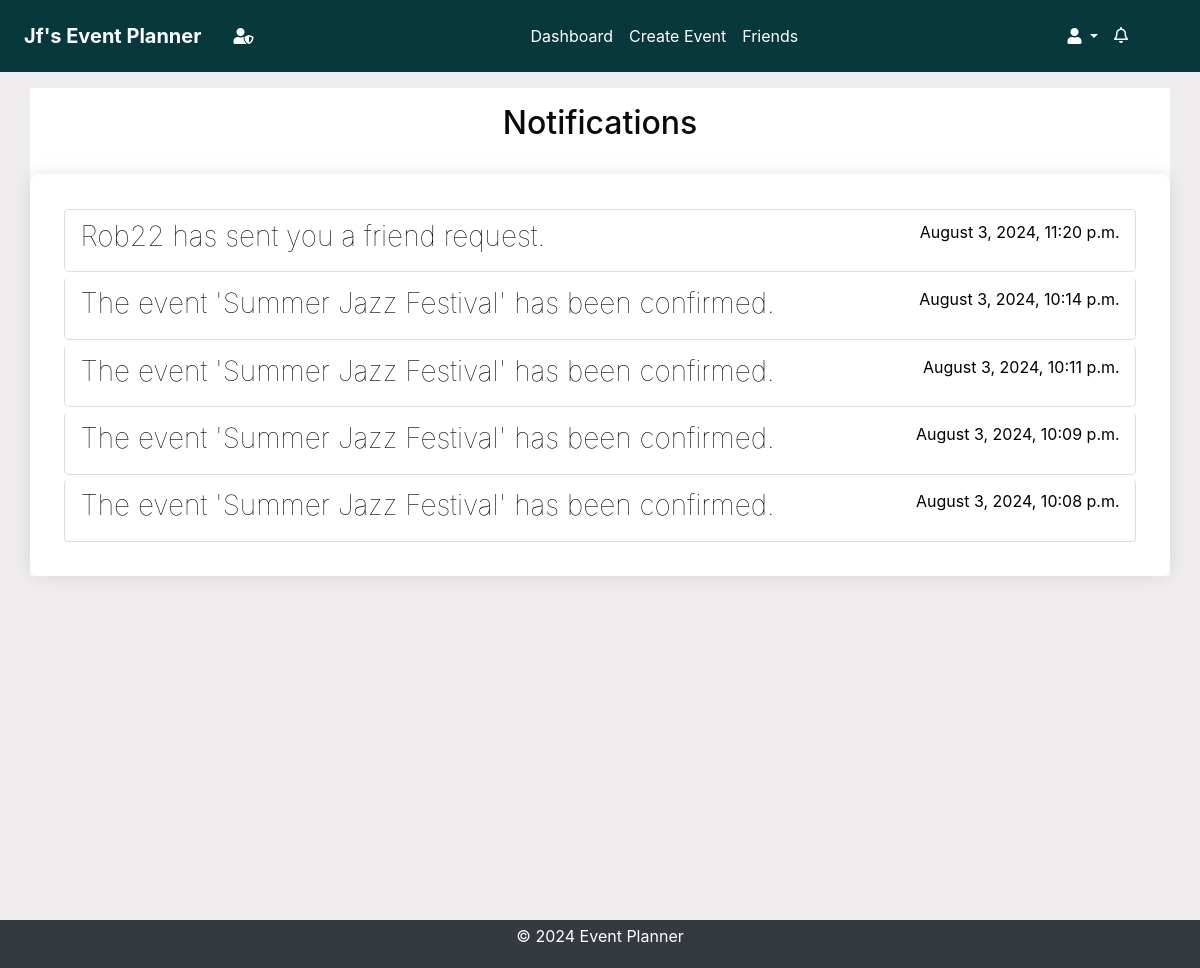
Before: /notifications/ (signed in) with the older database file.
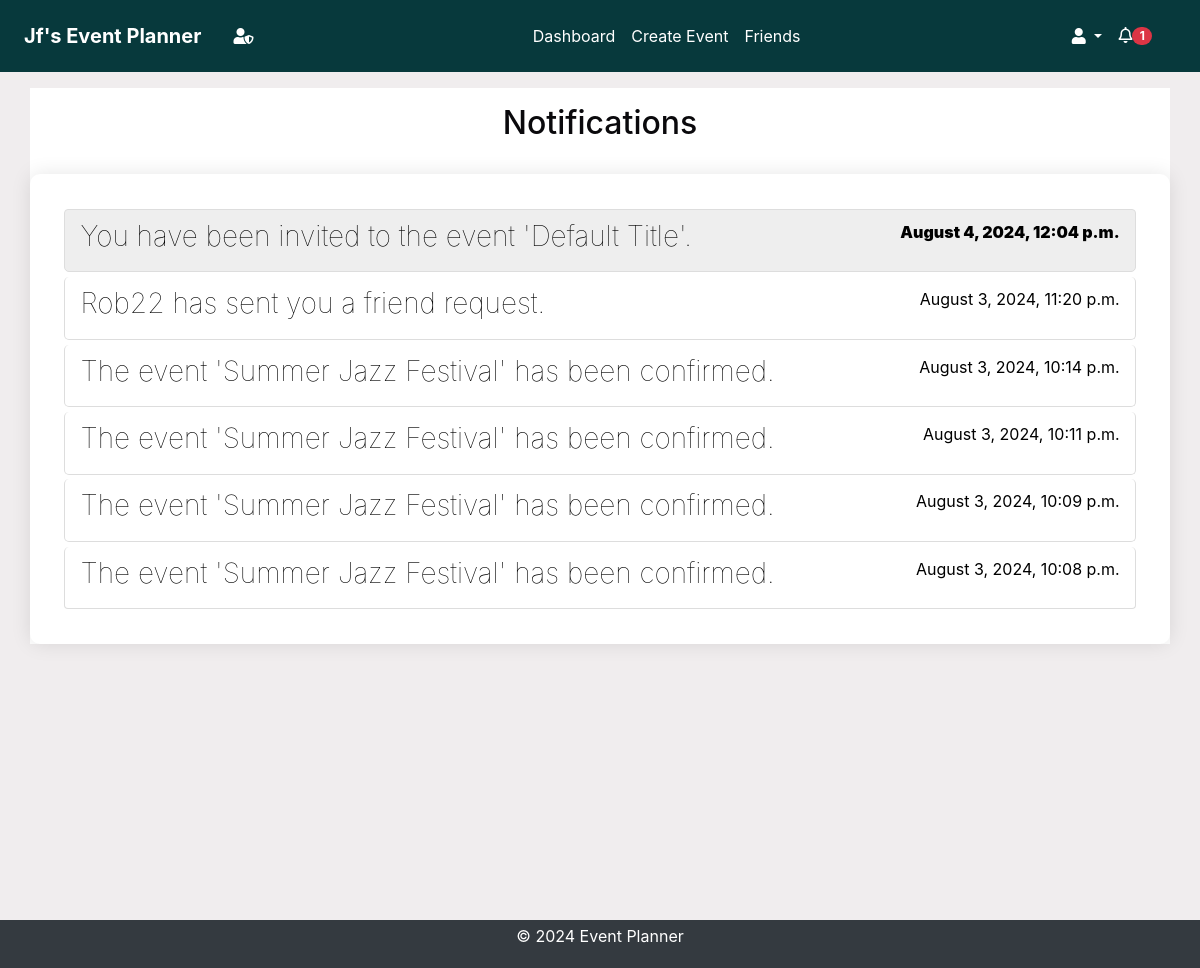
After: the same page with the newer database file.
### notifications/models.py (models this page shows, shortened)
class Notification(models.Model):
    NOTIFICATION_TYPES = [
        ("event_created", "Event Created"),
        ("event_updated", "Event Updated"),
        ("event_cancelled", "Event Cancelled"),
        ("invitation_response", "Invitation Response"),
        ("suggested_alternate_date", "Suggested Alternate Date"),
        ("event_confirmed", "Event Confirmed"),
        ("friend_request_received", "Friend Request Received"),
    ]
    user = models.ForeignKey(User, on_delete=models.CASCADE)
    event = models.ForeignKey(
        Event, on_delete=models.CASCADE, null=True, blank=True
    )
    type = models.CharField(max_length=50, choices=NOTIFICATION_TYPES)
    message = models.TextField()
    created_at = models.DateTimeField(auto_now_add=True)
    read = models.BooleanField(default=False)
    url = models.URLField(default="/")

### notifications/views.py (the view)
# urls.py: path("", views.notifications, name="notifications"),
@login_required
def notifications(request):
    notifications = Notification.objects.filter(user=request.user).order_by(
        "-created_at"
    )
    context = {"notifications": notifications}
    return render(request, "notifications/notifications.html", context)

### accounts/context_processors.py (called while the page is built)
def google_api_key(request):
    return {"GOOGLE_API_KEY": os.getenv("GOOGLE_API_KEY")}

### notifications/context_processors.py (called while the page is built)
def notifications(request):
    if request.user.is_authenticated:
        all_unread_notifications = Notification.objects.filter(
            user=request.user, read=False
        ).order_by("-created_at")
        unread_count = all_unread_notifications.count()
        recent_unread_notifications = all_unread_notifications[:8]
        return {
            "recent_unread_notifications": recent_unread_notifications,
            "unread_count": unread_count,
        }
    return {}

### templates/notifications/notifications.html (shortened to what this page needs)
{% extends 'base.html' %}
{% block content %}
  <div class="container">
    <h2 class="text-center pt-3">Notifications</h2>
    <div class="notifications-list scrollable-column">
      <ul class="list-group">
        {% for notification in notifications|dictsort:'read' %}
          <li class="list-group-item {% if not notification.read %}bg-gray{% endif %}">
            <a href="{% url 'mark_notification_read' notification.id %}" class="notification-link">
              <h3 class="notification-title" style="color: black;">{{ notification.message }}</h3>
              <p class="notification-time" style="color: black;">{{ notification.created_at|date:'F j, Y, g:i a' }}</p>
            </a>
          </li>
        {% empty %}
          <li class="list-group-item text-center" style="padding:2rem;">No notifications</li>
        {% endfor %}
      </ul>
    </div>
  </div>
{% endblock %}

### templates/base.html (shortened to what this page needs)
<!DOCTYPE html>
<html lang="en">
<head>
    {% load static %}
    <link rel="stylesheet" href="https://stackpath.bootstrapcdn.com/bootstrap/4.5.2/css/bootstrap.min.css">
    <link rel="stylesheet" href="{% static 'css/styles.css' %}">
    <link rel="stylesheet" href="https://cdnjs.cloudflare.com/ajax/libs/font-awesome/5.15.4/css/all.min.css">
    <link rel="stylesheet" href="https://cdnjs.cloudflare.com/ajax/libs/fullcalendar/3.10.2/fullcalendar.min.css">
</head>
<body class="c-app">
    <header class="c-header c-header-light c-header-fixed">
        <nav class="navbar navbar-expand-lg navbar-light">
            {% if user.is_authenticated %}
                <a class="navbar-brand" href="{% url 'dashboard' %}"><strong> {{ user.username|title }}'s Event Planner</strong></a>
            {% else %}
                <a class="navbar-brand" href="{% url 'home' %}"><h1><strong>Event Planner</strong></h1></a>
            {% endif %}
            {% if user.is_superuser %}
            <a class="nav-link" aria-label="Admin Panel"  href="{% url 'admin:index' %}"> <i class="fas fa-user-shield"></i></a>
            {% endif %}
            <div class="collapse navbar-collapse" id="navbarSupportedContent">
                {% if user.is_authenticated %}
                <ul class="navbar-nav mx-auto">
                    <li class="nav-item {% if request.resolver_match.url_name == 'dashboard' %}active{% endif %}">
                        <a class="nav-link" href="{% url 'dashboard' %}">Dashboard</a>
                    </li>
                    <li class="nav-item {% if request.resolver_match.url_name == 'create_event' %}active{% endif %}">
                        <a class="nav-link" href="{% url 'create_event' %}">Create Event</a>
                    </li>
                    <li class="nav-item {% if request.resolver_match.url_name == 'friends_page' %}active{% endif %}">
                        <a class="nav-link" href="{% url 'friends_page' %}">Friends</a>
                    </li>
                    {% endif %}
                </ul>
                {% if user.is_authenticated %}
                <ul class="navbar-nav d-flex">
                    <li class="nav-item dropdown">
                        <a class="nav-link dropdown-toggle" href="#" id="profileLink" role="button" data-toggle="dropdown" aria-haspopup="true" aria-expanded="false">
                            <i class="fas fa-user"></i>
                        </a>
                    </li>
                </ul>
                {% endif %}
            </div>
            {% if user.is_authenticated %}
                <ul class="navbar-nav ml-auto d-flex">
                    <li class="nav-item mr-3">
                        <a class="nav-link" href="#" id="notificationBell" role="button" data-toggle="dropdown" aria-haspopup="true" aria-expanded="false">
                            <i class="fas fa-bell" style="font-weight:100;"></i>
                            {% if unread_count > 0 %}
                                <span class="badge badge-pill badge-danger">{{ unread_count }}</span>
                            {% else %}
                                <span class="badge badge-pill badge-danger" style="opacity: 0;min-width:1.5rem;min-height:0.9rem">{{ unread_count }}</span>
                            {% endif %}
                        </a>
                    </li>
                </ul>
            {% endif %}
        </nav>
    </header>
    <main class="c-main">
        <div class="container-fluid">
            <div class="fade-in">
                {% block content %}{% endblock %}
            </div>
        </div>
    </main>
    <footer class="footer py-1">
        <div class="container text-center">
            <p class="text-white">&copy; 2024 Event Planner</p>
        </div>
    </footer>
</body>
</html>

Changed rows visible on the page:
added Notification: message "You have been invited to the event 'Default Title'.", created_at "August 4, 2024, 12:04 p.m.", read False (drawn)
Other visible differences:
{{ unread_count }}: (not shown) → "1"
